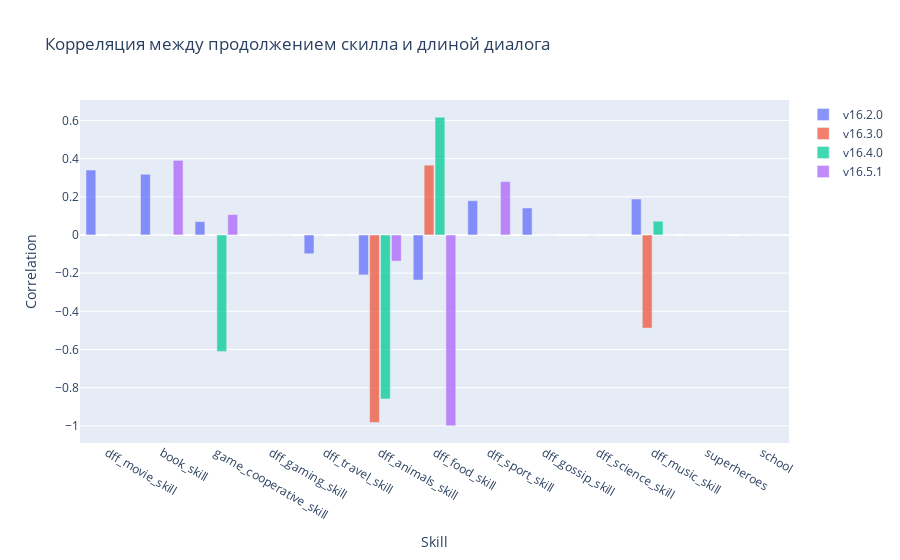

Notebook code cell kept with this figure:
### Markdown cell above
## Построение графиков

### Code cell
fig = go.Figure()

for version in graphics_dict.keys():
    
    x0, y0 = [], []
    
    for skill in graphics_dict[version].keys():
        x0.append(skill)
        y0.append(graphics_dict[version][skill]["active_length_correlation"])
    
    fig.add_trace(go.Bar(
        x=x0,
        y=y0,
        name=version, 
        opacity=0.75
    ))

fig.update_layout(
    title_text='Корреляция между продолжением скилла и длиной диалога', 
    xaxis_title_text='Skill', 
    yaxis_title_text='Correlation', 
    bargap=0.2, 
    bargroupgap=0.1 
)

fig.show()

### Figure 1 — Plotly figure (JSON) as saved in the notebook; plotly's stock layout.template omitted (floating-point values rounded to 4 significant figures)
{"data": [{"name": "v16.2.0", "opacity": 0.75, "type": "bar", "x": ["dff_movie_skill", "book_skill", "game_cooperative_skill", "dff_gaming_skill", "dff_travel_skill", "dff_animals_skill", "dff_food_skill", "dff_sport_skill", "dff_gossip_skill", "dff_science_skill", "dff_music_skill", "superheroes", "school"], "y": [0.3401, 0.3179, 0.06985, 0, -0.09848, -0.2091, -0.2361, 0.1794, 0.1414, null, 0.1884, 0, 0]}, {"name": "v16.3.0", "opacity": 0.75, "type": "bar", "x": ["dff_movie_skill", "book_skill", "game_cooperative_skill", "dff_gaming_skill", "dff_travel_skill", "dff_animals_skill", "dff_food_skill", "dff_sport_skill", "dff_gossip_skill", "dff_science_skill", "dff_music_skill", "superheroes", "school"], "y": [null, 0, null, 0, 0, -0.982, 0.3657, 0, 0, 0, -0.488, 0, 0]}, {"name": "v16.4.0", "opacity": 0.75, "type": "bar", "x": ["dff_movie_skill", "book_skill", "game_cooperative_skill", "dff_gaming_skill", "dff_travel_skill", "dff_animals_skill", "dff_food_skill", "dff_sport_skill", "dff_gossip_skill", "dff_science_skill", "dff_music_skill", "superheroes", "school"], "y": [0, 0, -0.61, 0, null, -0.8591, 0.6172, null, 0, null, 0.07198, 0, 0]}, {"name": "v16.5.1", "opacity": 0.75, "type": "bar", "x": ["dff_movie_skill", "book_skill", "game_cooperative_skill", "dff_gaming_skill", "dff_travel_skill", "dff_animals_skill", "dff_food_skill", "dff_sport_skill", "dff_gossip_skill", "dff_science_skill", "dff_music_skill", "superheroes", "school"], "y": [0, 0.3906, 0.1067, 0, 0, -0.1367, -1, 0.2796, null, null, 0, 0, 0]}], "layout": {"bargap": 0.2, "bargroupgap": 0.1, "title": {"text": "Корреляция между продолжением скилла и длиной диалога"}, "xaxis": {"title": {"text": "Skill"}}, "yaxis": {"title": {"text": "Correlation"}}}}
